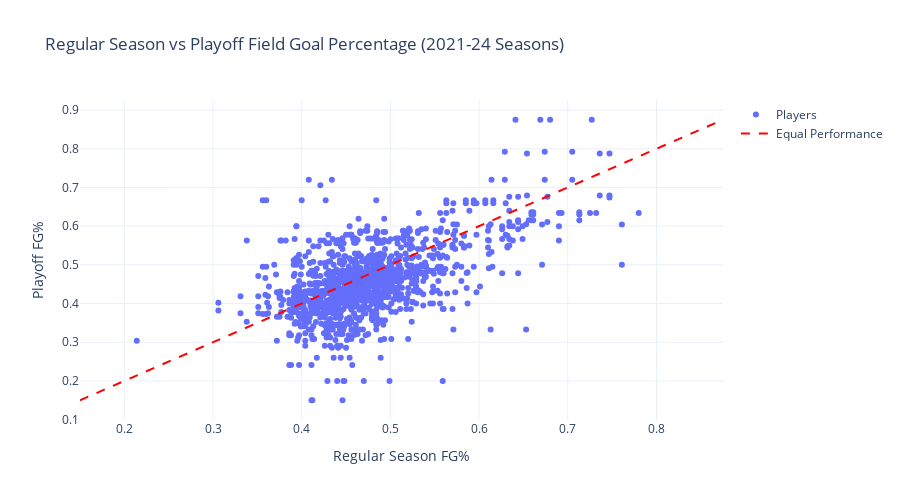

The cell this chart's notebook holds for it:
### Code cell
plot_fg_percentage_scatter(regular_stats, playoff_stats)

### Figure 1 — Plotly figure (JSON) as saved in the notebook; plotly's stock layout.template omitted (floating-point values rounded to 4 significant figures; data arrays with more than 128 entries replaced by an {"elided": "..."} marker saying what was removed)
{"data": [{"customdata": {"elided": "1281x2 float values"}, "hovertemplate": "<b>Player:</b> %{text}<br>Mins Played: %{customdata[0]}<br>Mins Played Playoffs: %{customdata[1]}<br>Regular Season FG%: %{x:.3f}<br>Playoff FG%: %{y:.3f}<br><extra></extra>", "mode": "markers", "name": "Players", "text": {"elided": "1281 str values"}, "type": "scatter", "x": {"elided": "1281 float values"}, "y": {"elided": "1281 float values"}}, {"line": {"color": "red", "dash": "dash"}, "mode": "lines", "name": "Equal Performance", "type": "scatter", "x": [0.15, 0.875], "y": [0.15, 0.875]}], "layout": {"autosize": true, "height": 500, "hovermode": "closest", "showlegend": true, "title": {"text": "Regular Season vs Playoff Field Goal Percentage (2021-24 Seasons)"}, "width": 900, "xaxis": {"title": {"text": "Regular Season FG%"}}, "yaxis": {"title": {"text": "Playoff FG%"}}}}
